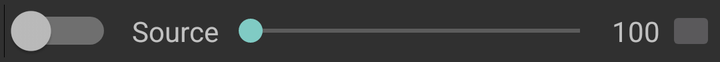
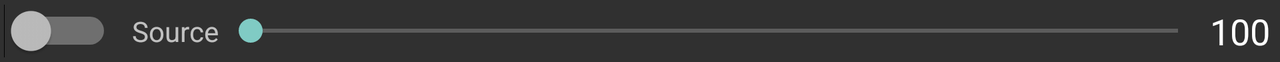

One screen, two layout resources from the same app: the default and the repository's alternative for another configuration. Each is rendered where Android would select it; the XML of both is given below.
<!-- AndroidManifest.xml: application theme Theme.AppCompat.NoActionBar -->
<!-- res/layout/mixer_list_item.xml -->
<?xml version="1.0" encoding="utf-8"?>
<LinearLayout xmlns:android="http://schemas.android.com/apk/res/android"
    xmlns:tools="http://schemas.android.com/tools"
    android:layout_width="match_parent"
    android:layout_height="wrap_content"
    android:orientation="horizontal"
    android:gravity="center_vertical"
    android:padding="2dp"
    >

        <Switch
            android:id="@+id/mixer_item_switch"
            android:layout_margin="0dp"
            android:layout_width="wrap_content"
            android:layout_height="wrap_content" />



        <TextView
            android:id="@+id/mixer_item_text"
            android:layout_width="wrap_content"
            android:layout_height="wrap_content"
            android:text="Source"
            android:layout_marginLeft="10dp"/>

        <SeekBar
            android:id="@+id/mixer_item_seek"
            android:layout_width="wrap_content"
            android:layout_height="wrap_content"
            android:layout_weight="1"
            android:max="100"
            android:min="1"/>

        <TextView

            android:id="@+id/mixer_item_edit"
            android:layout_width="wrap_content"
            android:layout_height="wrap_content"
            android:text="100"
            android:background="@android:color/transparent"
            />

        <ImageButton style="@style/delete_button"
            android:layout_marginLeft="3dp"
            android:layout_width="25dp"
            android:layout_height="25dp"
            android:id="@+id/mixer_item_delete"
            />

</LinearLayout>
<!-- resources referenced by this layout -->
<resources>

</resources>
<!-- res/layout-land/mixer_list_item.xml (the repository's variant of the layout above) -->
<!-- drawn on the phone turned sideways -->
<?xml version="1.0" encoding="utf-8"?>
<LinearLayout xmlns:android="http://schemas.android.com/apk/res/android"
    xmlns:tools="http://schemas.android.com/tools"
    android:layout_width="match_parent"
    android:layout_height="wrap_content"
    android:orientation="horizontal"
    android:gravity="center_vertical"
    android:padding="2dp"

    >

    <Switch
        android:id="@+id/mixer_item_switch"
        android:layout_width="wrap_content"
        android:layout_height="wrap_content" />

    

    <TextView
        android:id="@+id/mixer_item_text"
        android:layout_width="wrap_content"
        android:layout_height="wrap_content"
        android:text="Source"
        android:layout_marginLeft="10dp"/>

    <SeekBar
        android:id="@+id/mixer_item_seek"
        android:layout_width="wrap_content"
        android:layout_height="wrap_content"
        android:layout_weight="1"
        android:max="100"
        android:min="1"/>

    <EditText

        android:id="@+id/mixer_item_edit"
        android:layout_width="wrap_content"
        android:layout_height="wrap_content"
        android:text="100"
        android:background="@android:color/transparent"
        />

    <ImageButton style="@style/delete_button"
        android:layout_marginLeft="3dp"
        android:id="@+id/mixer_item_delete"
        />

</LinearLayout>
